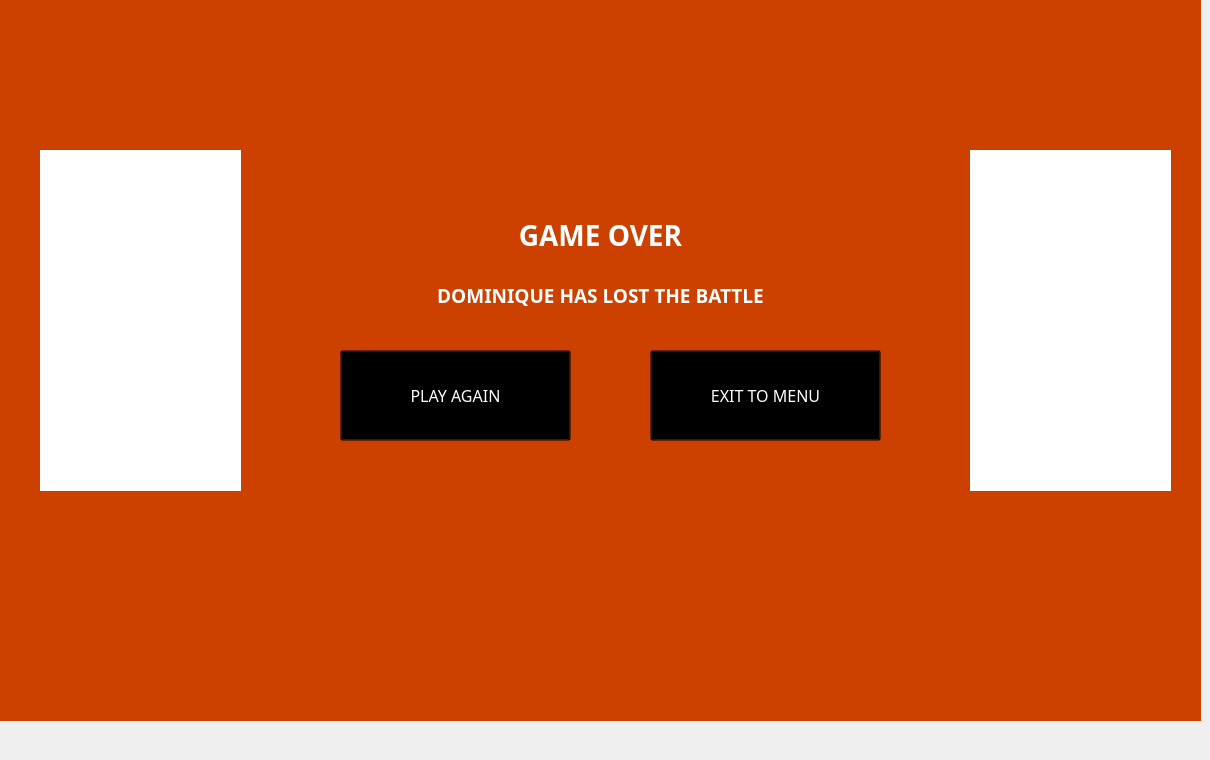
    <widget class="QWidget" name="page_7">
     <widget class="QLabel" name="Background7">
      <property name="geometry">
       <rect>
        <x>0</x>
        <y>-30</y>
        <width>1201</width>
        <height>751</height>
       </rect>
      </property>
      <property name="styleSheet">
       <string notr="true">background-color:rgb(204, 65, 0)</string>
      </property>
      <property name="text">
       <string/>
      </property>
      <property name="textFormat">
       <enum>Qt::TextFormat::RichText</enum>
      </property>
     </widget>
     <widget class="QLabel" name="Player_5">
      <property name="geometry">
       <rect>
        <x>970</x>
        <y>150</y>
        <width>201</width>
        <height>341</height>
       </rect>
      </property>
      <property name="styleSheet">
       <string notr="true">background-color:rgb(255, 255, 255)</string>
      </property>
      <property name="text">
       <string/>
      </property>
      <property name="textFormat">
       <enum>Qt::TextFormat::RichText</enum>
      </property>
     </widget>
     <widget class="QLabel" name="Enemy_5">
      <property name="geometry">
       <rect>
        <x>40</x>
        <y>150</y>
        <width>201</width>
        <height>341</height>
       </rect>
      </property>
      <property name="styleSheet">
       <string notr="true">background-color:rgb(255, 255, 255)</string>
      </property>
      <property name="text">
       <string/>
      </property>
      <property name="textFormat">
       <enum>Qt::TextFormat::RichText</enum>
      </property>
     </widget>
     <widget class="QLabel" name="GameOverMenu">
      <property name="geometry">
       <rect>
        <x>270</x>
        <y>90</y>
        <width>691</width>
        <height>461</height>
       </rect>
      </property>
      <property name="autoFillBackground">
       <bool>false</bool>
      </property>
      <property name="styleSheet">
       <string notr="true"/>
      </property>
      <property name="text">
       <string/>
      </property>
      <property name="pixmap">
       <pixmap resource="Resources.qrc">:/Images/BackgroundImages/game_result_window.png</pixmap>
      </property>
      <property name="scaledContents">
       <bool>true</bool>
      </property>
     </widget>
     <widget class="QLabel" name="GameOverHeader">
      <property name="geometry">
       <rect>
        <x>350</x>
        <y>200</y>
        <width>501</width>
        <height>71</height>
       </rect>
      </property>
      <property name="font">
       <font>
        <family>Lucida Bright</family>
        <pointsize>21</pointsize>
        <bold>true</bold>
       </font>
      </property>
      <property name="styleSheet">
       <string notr="true">color: rgb(255, 255, 255);</string>
      </property>
      <property name="text">
       <string>GAME OVER</string>
      </property>
      <property name="alignment">
       <set>Qt::AlignmentFlag::AlignCenter</set>
      </property>
     </widget>
     <widget class="QPushButton" name="ExitToMenu">
      <property name="geometry">
       <rect>
        <x>650</x>
        <y>350</y>
        <width>231</width>
        <height>91</height>
       </rect>
      </property>
      <property name="font">
       <font>
        <family>Lucida Bright</family>
        <pointsize>12</pointsize>
       </font>
      </property>
      <property name="styleSheet">
       <string notr="true">QPushButton {
	background-color: transparent;
	border-image: url(:/Images/Buttons/menubutton.png);
	background-repeat: none;
	color: white;
}

QPushButton:hover {
	border-image: url(:/Images/Buttons/menu-button-focus.png);
    font-size: 25px;
}</string>
      </property>
      <property name="text">
       <string>EXIT TO MENU</string>
      </property>
     </widget>
     <widget class="QPushButton" name="PlayAgain">
      <property name="geometry">
       <rect>
        <x>340</x>
        <y>350</y>
        <width>231</width>
        <height>91</height>
       </rect>
      </property>
      <property name="font">
       <font>
        <family>Lucida Bright</family>
        <pointsize>12</pointsize>
       </font>
      </property>
      <property name="styleSheet">
       <string notr="true">QPushButton {
	background-color: transparent;
	border-image: url(:/Images/Buttons/menubutton.png);
	background-repeat: none;
	color: white;
}

QPushButton:hover {
	border-image: url(:/Images/Buttons/menu-button-focus.png);
    font-size: 25px;
}</string>
      </property>
      <property name="text">
       <string>PLAY AGAIN</string>
      </property>
     </widget>
     <widget class="QLabel" name="GameOverExplanation">
      <property name="geometry">
       <rect>
        <x>350</x>
        <y>260</y>
        <width>501</width>
        <height>71</height>
       </rect>
      </property>
      <property name="font">
       <font>
        <family>Lucida Bright</family>
        <pointsize>14</pointsize>
        <bold>true</bold>
       </font>
      </property>
      <property name="styleSheet">
       <string notr="true">color: rgb(255, 255, 255);</string>
      </property>
      <property name="text">
       <string>DOMINIQUE HAS LOST THE BATTLE</string>
      </property>
      <property name="alignment">
       <set>Qt::AlignmentFlag::AlignCenter</set>
      </property>
     </widget>
    </widget>
